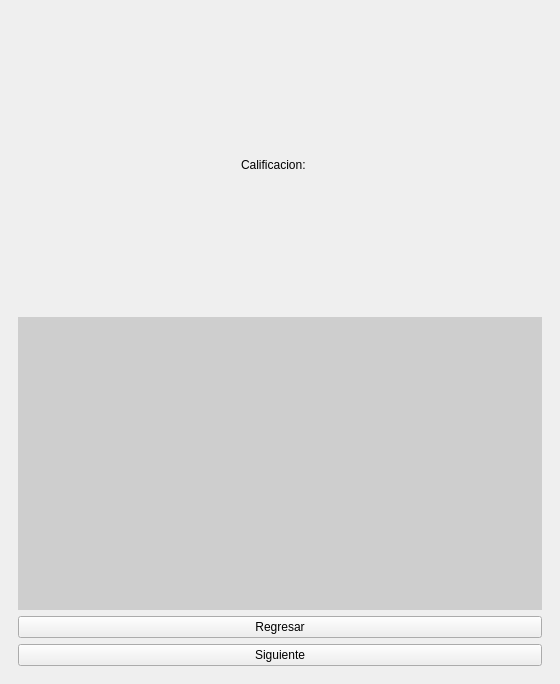
<?xml version="1.0" encoding="UTF-8"?>
<ui version="4.0">
 <class>MainWindow</class>
 <widget class="QMainWindow" name="MainWindow">
  <property name="geometry">
   <rect>
    <x>0</x>
    <y>0</y>
    <width>560</width>
    <height>684</height>
   </rect>
  </property>
  <property name="windowTitle">
   <string>MainWindow</string>
  </property>
  <widget class="QWidget" name="centralwidget">
   <layout class="QHBoxLayout" name="horizontalLayout">
    <item>
     <widget class="QWidget" name="widget_4" native="true">
      <layout class="QVBoxLayout" name="verticalLayout_7">
       <item>
        <widget class="QWidget" name="widget_3" native="true">
         <property name="styleSheet">
          <string notr="true"/>
         </property>
         <layout class="QVBoxLayout" name="verticalLayout_8">
          <item>
           <widget class="QWidget" name="widget_15" native="true">
            <layout class="QHBoxLayout" name="horizontalLayout_2">
             <item>
              <spacer name="horizontalSpacer_2">
               <property name="orientation">
                <enum>Qt::Horizontal</enum>
               </property>
               <property name="sizeHint" stdset="0">
                <size>
                 <width>40</width>
                 <height>20</height>
                </size>
               </property>
              </spacer>
             </item>
             <item>
              <widget class="QLabel" name="labelreproductor_3">
               <property name="styleSheet">
                <string notr="true">font: 12pt &quot;Arial Rounded MT Bold&quot;;</string>
               </property>
               <property name="text">
                <string>Calificacion:</string>
               </property>
              </widget>
             </item>
             <item>
              <widget class="QLabel" name="calificacion">
               <property name="styleSheet">
                <string notr="true">font: 100pt &quot;Arial Rounded MT Bold&quot;;</string>
               </property>
               <property name="text">
                <string/>
               </property>
              </widget>
             </item>
             <item>
              <spacer name="horizontalSpacer">
               <property name="orientation">
                <enum>Qt::Horizontal</enum>
               </property>
               <property name="sizeHint" stdset="0">
                <size>
                 <width>40</width>
                 <height>20</height>
                </size>
               </property>
              </spacer>
             </item>
            </layout>
           </widget>
          </item>
         </layout>
        </widget>
       </item>
       <item>
        <widget class="QWidget" name="widget_7" native="true">
         <property name="styleSheet">
          <string notr="true">background-color: rgb(206, 206, 206);</string>
         </property>
         <layout class="QVBoxLayout" name="verticalLayout_9">
          <item>
           <widget class="QLabel" name="labeltxtoleer_3">
            <property name="maximumSize">
             <size>
              <width>16777215</width>
              <height>16777215</height>
             </size>
            </property>
            <property name="styleSheet">
             <string notr="true">font: 12pt &quot;Arial Rounded MT Bold&quot;;</string>
            </property>
            <property name="text">
             <string/>
            </property>
           </widget>
          </item>
         </layout>
        </widget>
       </item>
       <item>
        <widget class="QPushButton" name="btnregresar">
         <property name="text">
          <string>Regresar</string>
         </property>
        </widget>
       </item>
       <item>
        <widget class="QPushButton" name="btnsiguiente">
         <property name="text">
          <string>Siguiente</string>
         </property>
        </widget>
       </item>
      </layout>
     </widget>
    </item>
   </layout>
  </widget>
 </widget>
 <resources/>
 <connections/>
</ui>
